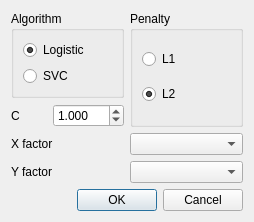
<?xml version="1.0" encoding="UTF-8"?>
<ui version="4.0">
 <class>Dialog</class>
 <widget class="QDialog" name="Dialog">
  <property name="geometry">
   <rect>
    <x>0</x>
    <y>0</y>
    <width>254</width>
    <height>210</height>
   </rect>
  </property>
  <property name="windowTitle">
   <string>Linear Classification Models</string>
  </property>
  <layout class="QGridLayout" name="gridLayout">
   <item row="1" column="0">
    <layout class="QHBoxLayout" name="horizontalLayout">
     <item>
      <widget class="QLabel" name="label">
       <property name="text">
        <string>C</string>
       </property>
      </widget>
     </item>
     <item>
      <widget class="QDoubleSpinBox" name="kndoubleSpinBox">
       <property name="decimals">
        <number>3</number>
       </property>
       <property name="maximum">
        <double>100.000000000000000</double>
       </property>
       <property name="value">
        <double>1.000000000000000</double>
       </property>
      </widget>
     </item>
    </layout>
   </item>
   <item row="4" column="0" colspan="2">
    <layout class="QHBoxLayout" name="horizontalLayout_3">
     <item>
      <widget class="QLabel" name="label_3">
       <property name="text">
        <string>X factor</string>
       </property>
      </widget>
     </item>
     <item>
      <widget class="QComboBox" name="XcomboBox"/>
     </item>
    </layout>
   </item>
   <item row="5" column="0" colspan="2">
    <layout class="QHBoxLayout" name="horizontalLayout_4">
     <item>
      <widget class="QLabel" name="label_4">
       <property name="text">
        <string>Y factor</string>
       </property>
      </widget>
     </item>
     <item>
      <widget class="QComboBox" name="YcomboBox"/>
     </item>
    </layout>
   </item>
   <item row="6" column="0" colspan="2">
    <widget class="QDialogButtonBox" name="buttonBox">
     <property name="orientation">
      <enum>Qt::Horizontal</enum>
     </property>
     <property name="standardButtons">
      <set>QDialogButtonBox::Cancel|QDialogButtonBox::Ok</set>
     </property>
    </widget>
   </item>
   <item row="0" column="0">
    <widget class="QGroupBox" name="groupBox">
     <property name="title">
      <string>Algorithm</string>
     </property>
     <layout class="QVBoxLayout" name="verticalLayout_2">
      <item>
       <widget class="QRadioButton" name="logisticradioButton">
        <property name="text">
         <string>Logistic</string>
        </property>
        <property name="checked">
         <bool>true</bool>
        </property>
       </widget>
      </item>
      <item>
       <widget class="QRadioButton" name="svcradioButton">
        <property name="text">
         <string>SVC</string>
        </property>
       </widget>
      </item>
     </layout>
    </widget>
   </item>
   <item row="0" column="1" rowspan="2">
    <widget class="QGroupBox" name="groupBox_2">
     <property name="title">
      <string>Penalty</string>
     </property>
     <layout class="QVBoxLayout" name="verticalLayout">
      <item>
       <widget class="QRadioButton" name="l1radioButton">
        <property name="text">
         <string>L1</string>
        </property>
        <property name="checked">
         <bool>false</bool>
        </property>
       </widget>
      </item>
      <item>
       <widget class="QRadioButton" name="l2radioButton">
        <property name="text">
         <string>L2</string>
        </property>
        <property name="checked">
         <bool>true</bool>
        </property>
       </widget>
      </item>
     </layout>
    </widget>
   </item>
  </layout>
 </widget>
 <resources/>
 <connections>
  <connection>
   <sender>buttonBox</sender>
   <signal>accepted()</signal>
   <receiver>Dialog</receiver>
   <slot>accept()</slot>
   <hints>
    <hint type="sourcelabel">
     <x>248</x>
     <y>254</y>
    </hint>
    <hint type="destinationlabel">
     <x>157</x>
     <y>274</y>
    </hint>
   </hints>
  </connection>
  <connection>
   <sender>buttonBox</sender>
   <signal>rejected()</signal>
   <receiver>Dialog</receiver>
   <slot>reject()</slot>
   <hints>
    <hint type="sourcelabel">
     <x>316</x>
     <y>260</y>
    </hint>
    <hint type="destinationlabel">
     <x>286</x>
     <y>274</y>
    </hint>
   </hints>
  </connection>
 </connections>
</ui>
